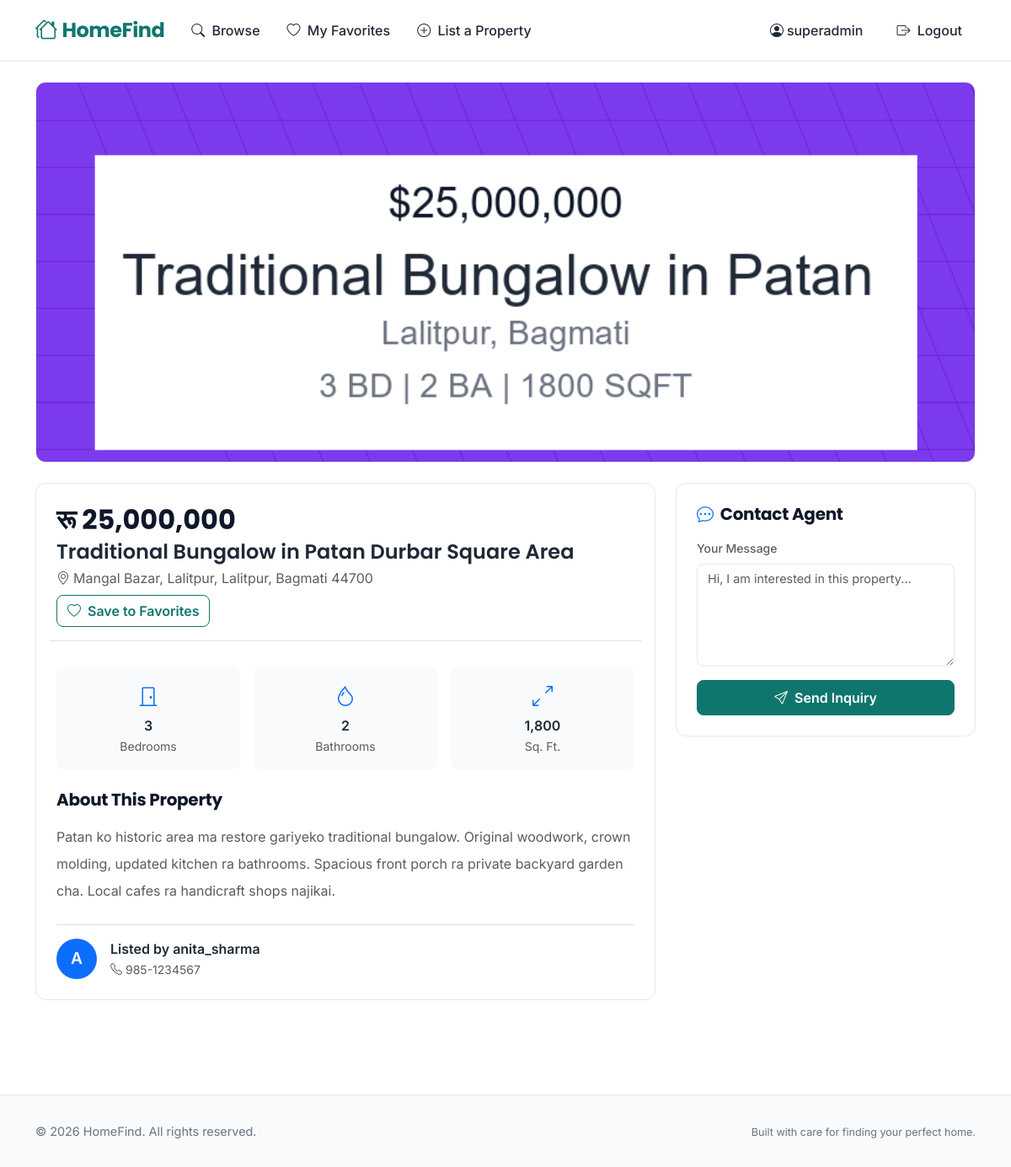
The app's page /listing/9/ (signed in) with its own data.
### listings/models.py (models this page shows, shortened)
class ListingImage(models.Model):
    listing = models.ForeignKey(Listing, on_delete=models.CASCADE)
    image = models.ImageField(upload_to='listings/')
    uploaded_at = models.DateTimeField(auto_now_add=True)

class Listing(models.Model):
    agent = models.ForeignKey(Agent, on_delete=models.CASCADE)
    property_type = models.ForeignKey(PropertyType, on_delete=models.CASCADE)
    title = models.CharField(max_length=200)
    description = models.TextField(blank=True)
    price = models.DecimalField(max_digits=10, decimal_places=2)
    bedrooms = models.IntegerField()
    bathrooms = models.IntegerField()
    square_feet = models.IntegerField()
    address = models.CharField(max_length=200)
    city = models.CharField(max_length=200)
    state = models.CharField(max_length=200)
    zip_code = models.CharField(max_length=10)
    created_at = models.DateTimeField(auto_now_add=True)

class Agent(models.Model):
    user = models.OneToOneField(User, on_delete=models.CASCADE)
    phone = models.CharField(max_length=15)
    bio = models.TextField(blank=True)
    created_at = models.DateTimeField(auto_now_add=True)

### listings/views.py (the view)
# urls.py: path('listing/<int:pk>/', views.listing_detail, name='listing_detail'),
@login_required
def listing_detail(request, pk):
    listing = get_object_or_404(Listing, pk=pk)
    images = listing.listingimage_set.all()
    if request.method == 'POST':
        form = InquiryForm(request.POST)
        if form.is_valid():
            inquiry = form.save(commit=False)
            inquiry.listing = listing
            inquiry.user = request.user
            inquiry.save()
            messages.success(request, 'Your inquiry has been sent.')
            return redirect('listing_detail', pk=listing.pk)
    else:
        form = InquiryForm()
    return render(request, 'listings/listing_detail.html', {
        'listing': listing,
        'images': images,
        'form': form,
    })

### listings/forms.py
class InquiryForm(forms.ModelForm):
    class Meta:
        model = Inquiry
        fields = ['message']
        widgets = {
            'message': forms.Textarea(attrs={'class': 'form-control', 'rows': 5, 'placeholder': 'Hi, I am interested in this property...'}),
        }

### templates/listings/listing_detail.html (shortened to what this page needs)
{% extends 'listings/base.html' %}
{% load humanize %}
{% block content %}
<div class="container py-4">
    {% with images=listing.listingimage_set.all %}
    <div class="card-custom overflow-hidden mb-4">
        {% if images %}
        <div class="position-relative" style="background: #F3F4F6;">
            <img id="mainImage" src="{{ images.first.image.url }}" alt="{{ listing.title }}" class="w-100" style="max-height: 450px; object-fit: cover;">
        </div>
        {% endif %}
    </div>
    <div class="row g-4">
        <div class="col-lg-8">
            <div class="card-custom p-4 mb-4">
                <div class="d-flex justify-content-between align-items-start flex-wrap gap-2">
                    <div>
                        <h1 class="price-text h2 mb-1">रू {{ listing.price|floatformat:0|intcomma }}</h1>
                        <h4 class="fw-semibold mb-1">{{ listing.title }}</h4>
                        <p class="text-muted mb-0"><i class="bi bi-geo-alt me-1"></i>{{ listing.address }}, {{ listing.city }}, {{ listing.state }} {{ listing.zip_code }}</p>
                    </div>
                    <div class="d-flex gap-2">
                        {% if user.is_authenticated %}
                        <a href="{% url 'toggle_favorite' listing.pk %}" class="btn btn-outline-primary">
                            <i class="bi bi-heart me-1"></i> Save to Favorites
                        </a>
                        {% endif %}
                    </div>
                </div>
                <div class="row g-3 mt-3 pt-3 border-top">
                    <div class="col-4 text-center">
                        <div class="bg-light rounded-3 p-3">
                            <i class="bi bi-door-closed fs-4 text-primary"></i>
                            <p class="fw-semibold mb-0 mt-1">{{ listing.bedrooms }}</p>
                            <small class="text-muted">Bedrooms</small>
                        </div>
                    </div>
                    <div class="col-4 text-center">
                        <div class="bg-light rounded-3 p-3">
                            <i class="bi bi-droplet fs-4 text-primary"></i>
                            <p class="fw-semibold mb-0 mt-1">{{ listing.bathrooms }}</p>
                            <small class="text-muted">Bathrooms</small>
                        </div>
                    </div>
                    <div class="col-4 text-center">
                        <div class="bg-light rounded-3 p-3">
                            <i class="bi bi-arrows-angle-expand fs-4 text-primary"></i>
                            <p class="fw-semibold mb-0 mt-1">{{ listing.square_feet|intcomma }}</p>
                            <small class="text-muted">Sq. Ft.</small>
                        </div>
                    </div>
                </div>
                <div class="mt-4">
                    <h5 class="section-title h5 mb-3">About This Property</h5>
                    <p class="text-muted lh-lg" style="line-height: 1.8;">{{ listing.description|linebreaksbr }}</p>
                </div>
                <div class="mt-4 pt-3 border-top">
                    <div class="d-flex align-items-center gap-3">
                        <div class="bg-primary text-white rounded-circle d-flex align-items-center justify-content-center" style="width: 48px; height: 48px; font-weight: 600; font-size: 1.2rem;">
                            {{ listing.agent.user.username|first|upper }}
                        </div>
                        <div>
                            <p class="fw-semibold mb-0">Listed by {{ listing.agent.user.username }}</p>
                            <small class="text-muted"><i class="bi bi-telephone me-1"></i>{{ listing.agent.phone }}</small>
                        </div>
                    </div>
                </div>
            </div>
        </div>
        <div class="col-lg-4">
            <div class="card-custom p-4 sticky-sidebar">
                <h5 class="section-title h5 mb-3"><i class="bi bi-chat-dots me-2 text-primary"></i>Contact Agent</h5>
                <form method="post">
                    <div class="mb-3">
                        <label class="form-label small fw-medium text-muted">Your Message</label>
                        {{ form.message }}
                    </div>
                    <button type="submit" class="btn btn-primary w-100 py-2"><i class="bi bi-send me-1"></i> Send Inquiry</button>
                </form>
            </div>
        </div>
    </div>
    {% endwith %}
</div>
{% endblock %}

### templates/listings/base.html (shortened to what this page needs)
<!DOCTYPE html>
{% load static %}
<html lang="en">
<head>
    <link href="https://cdn.jsdelivr.net/npm/bootstrap@5.3.2/dist/css/bootstrap.min.css" rel="stylesheet">
    <link rel="stylesheet" href="https://cdn.jsdelivr.net/npm/bootstrap-icons@1.11.3/font/bootstrap-icons.min.css">
</head>
<body>
    <nav class="navbar navbar-expand-lg sticky-top">
        <div class="container">
            <a class="navbar-brand d-flex align-items-center" href="{% url 'listing_list' %}">
                <i class="bi bi-houses"></i> HomeFind
            </a>
            <div class="collapse navbar-collapse" id="navbarNav">
                <ul class="navbar-nav me-auto">
                    <li class="nav-item">
                        <a class="nav-link" href="{% url 'listing_list' %}"><i class="bi bi-search me-1"></i> Browse</a>
                    </li>
                    {% if user.is_authenticated %}
                    <li class="nav-item">
                        <a class="nav-link" href="{% url 'my_favorites' %}"><i class="bi bi-heart me-1"></i> My Favorites</a>
                    </li>
                    <li class="nav-item">
                        <a class="nav-link" href="{% url 'create_listing' %}"><i class="bi bi-plus-circle me-1"></i> List a Property</a>
                    </li>
                    {% endif %}
                </ul>
                <ul class="navbar-nav">
                    {% if user.is_authenticated %}
                    <li class="nav-item d-flex align-items-center">
                        <span class="nav-link text-muted small me-2"><i class="bi bi-person-circle me-1"></i>{{ user.username }}</span>
                    </li>
                    <li class="nav-item">
                        <a class="nav-link text-danger" href="{% url 'logout' %}"><i class="bi bi-box-arrow-right me-1"></i> Logout</a>
                    </li>
                    {% endif %}
                </ul>
            </div>
        </div>
    </nav>
    {% block content %}{% endblock %}
    <footer>
        <div class="container">
            <div class="row align-items-center">
                <div class="col-md-6">
                    <p class="mb-0">&copy; {% now "Y" %} HomeFind. All rights reserved.</p>
                </div>
                <div class="col-md-6 text-md-end">
                    <span class="small">Built with care for finding your perfect home.</span>
                </div>
            </div>
        </div>
    </footer>
</body>
</html>

### templates/listings/base.html (style rules this page uses)
:root { --primary: #0F766E; --primary-dark: #0D5E57; --primary-light: #14B8A6; --text: #1F2937; --text-muted: #6B7280; --border: #E5E7EB; --card-bg: #FFFFFF; --bg: #FFFFFF; --bg-alt: #F9FAFB; }
body { font-family: 'Inter', sans-serif; color: var(--text); background: var(--bg); }
h1, h2, h3, h4, h5, h6, .heading-font { font-family: 'Poppins', sans-serif; font-weight: 600; }
.navbar { background: var(--card-bg) !important; border-bottom: 1px solid var(--border); padding: 0.75rem 0; }
.navbar-brand { font-family: 'Poppins', sans-serif; font-weight: 700; font-size: 1.5rem; color: var(--primary) !important; letter-spacing: -0.5px; }
.navbar-brand i { font-size: 1.6rem; margin-right: 0.4rem; }
.nav-link { font-weight: 500; color: var(--text) !important; padding: 0.5rem 1rem !important; border-radius: 8px; transition: all 0.2s; }
.btn-primary { background: var(--primary) !important; border-color: var(--primary) !important; font-weight: 600; padding: 0.5rem 1.25rem; border-radius: 8px; transition: all 0.2s; }
.btn-outline-primary { border-color: var(--primary) !important; color: var(--primary) !important; font-weight: 600; border-radius: 8px; }
.card-custom { background: var(--card-bg); border: 1px solid var(--border); border-radius: 12px; transition: all 0.3s ease; }
footer { background: var(--bg-alt); border-top: 1px solid var(--border); padding: 2rem 0; margin-top: 4rem; color: var(--text-muted); font-size: 0.9rem; }
.price-text { font-family: 'Poppins', sans-serif; font-weight: 700; color: #0F172A; }
.section-title { font-family: 'Poppins', sans-serif; font-weight: 700; color: #0F172A; letter-spacing: -0.3px; }

### templates/listings/listing_detail.html (style rules this page uses)
.sticky-sidebar { position: sticky; top: 90px; }
.form-control { border: 1px solid var(--border); border-radius: 8px; font-size: 0.9rem; resize: vertical; }
label { font-size: 0.9rem; color: var(--text); }
.bg-light.rounded-3 { background: var(--bg-alt) !important; }

### records on screen
ListingImage: first.image (picture)
Listing: price "25,000,000", title "Traditional Bungalow in Patan Durbar Square Area", address "Mangal Bazar, Lalitpur", city "Lalitpur", state "Bagmati", zip_code "44700", bedrooms "3", bathrooms "2", square_feet "1,800", description "Patan ko historic area ma restore gariyeko traditional bungalow. Original woodwork, crown molding, updated kitchen ra bathrooms. Spacious front porch ra private backyard garden cha. Local cafes ra handicraft shops najikai.", agent.user.username|first "A", agent.user.username "anita_sharma", agent.phone "985-1234567"

### other values on screen
{{ user.username }} "superadmin"
